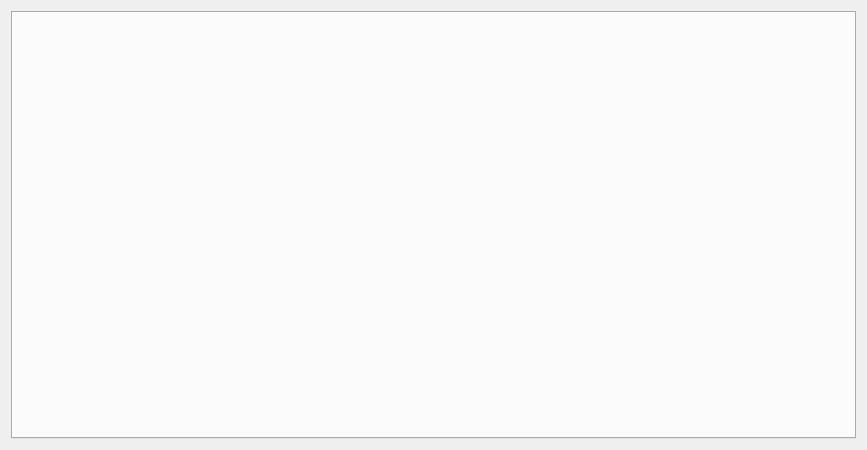
<?xml version="1.0" encoding="UTF-8"?>
<ui version="4.0">
 <class>VidClientSetting</class>
 <widget class="QWidget" name="VidClientSetting">
  <property name="geometry">
   <rect>
    <x>0</x>
    <y>0</y>
    <width>867</width>
    <height>450</height>
   </rect>
  </property>
  <property name="minimumSize">
   <size>
    <width>0</width>
    <height>0</height>
   </size>
  </property>
  <property name="maximumSize">
   <size>
    <width>16777215</width>
    <height>16777215</height>
   </size>
  </property>
  <property name="windowTitle">
   <string>Form</string>
  </property>
  <property name="styleSheet">
   <string notr="true"/>
  </property>
  <layout class="QVBoxLayout" name="verticalLayout">
   <item>
    <widget class="QTabWidget" name="tabWidget">
     <property name="currentIndex">
      <number>-1</number>
     </property>
    </widget>
   </item>
  </layout>
 </widget>
 <resources>
  <include location="../main/vscmainwindows.qrc"/>
 </resources>
 <connections/>
</ui>
